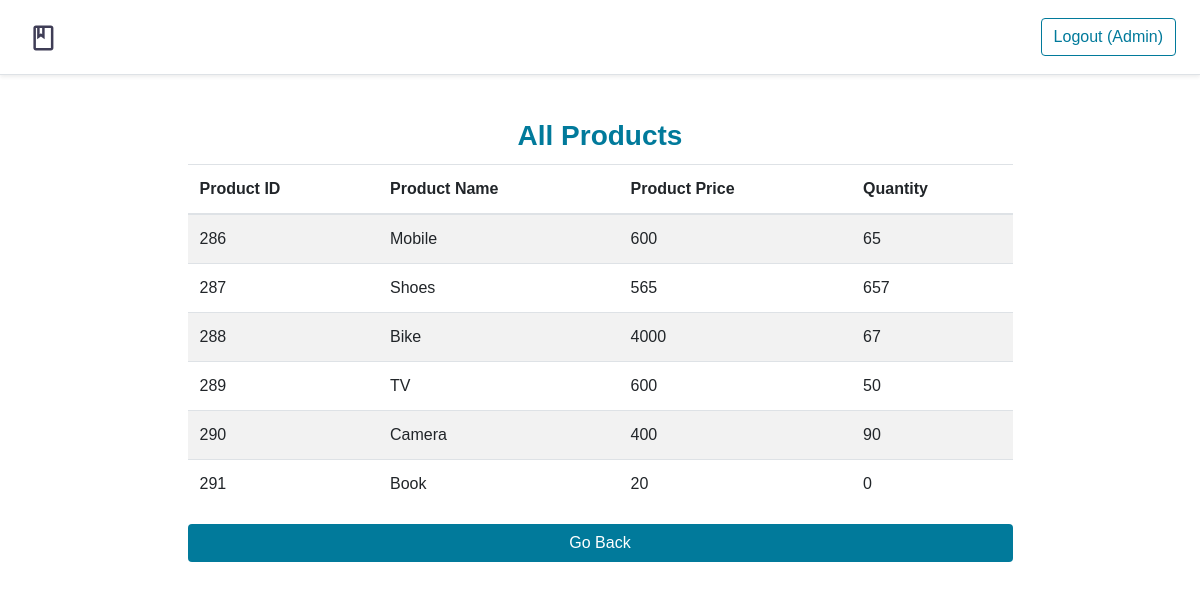
Page /dashboard/view-available-products/ (signed in) on the committed database.
### dashboard/models.py (models this page shows, shortened)
class Available_product_table(models.Model):
    product_name = models.CharField(max_length=50)
    product_price = models.IntegerField()
    product_quantity = models.IntegerField()

### dashboard/views.py (the view)
# urls.py: path('view-available-products/', views.view_available_products, name='view_available_products'),
@login_required
def view_available_products(request):
    all_products = models.Available_product_table.objects.all()
    context = {
        'all_products' : all_products,
        'title' : 'All Products',
        }
    return render(request,'dashboard/view_available_products.html',context=context)

### dashboard/templates/dashboard/view_available_products.html
{% extends 'dashboard/base.html' %}
{% block dashboardcontent %}
    {% if all_products.count > 0 %}
        <table class='table table-striped'>
            <thead>
                <tr>
                    <th scope='col'>Product ID</th>
                    <th scope='col'>Product Name</th>
                    <th scope='col'>Product Price</th>
                    <th scope='col'>Quantity</th>
                </tr>
            </thead>
            <tbody>
                {% for item in all_products %}
                    <tr>
                        <td scope='row'>{{item.id}}</th>
                        <td scope='row'>{{item.product_name}}</td>
                        <td scope='row'>{{item.product_price}}</td>
                        <td scope='row'>{{item.product_quantity}}</td>
                    </tr>
                {% endfor %}
            </tbody>
        </table>
    {% else %}
        <h1 class='text-center'>No Products are thier to view....</h1>
    {% endif %}
    <button class='btn action-btn btn-block' onclick="location.href={% url 'dashboard:dashboard_index' %}">Go Back</button>
{% endblock %}

### dashboard/templates/dashboard/base.html
{% extends 'base.html' %}
{% block content %}
    <div class="container h-100">
        <div class="row align-items-center h-100" >
            <div class="col-9 mx-auto">
                <div class="mt-4">
                    <div class="text-center p-1">
                        <h3 class="theme-color">{{title}}</h3>
                    </div>
                </div>
                {% block dashboardcontent %}
                {% endblock %}
            </div>
        </div>
    </div>
{% endblock %}

### templates/base.html (shortened to what this page needs)
{% load static %}
<!DOCTYPE html>
<html lang="en">
<head>
    <link rel="stylesheet" href="https://cdn.jsdelivr.net/npm/bootstrap@4.6.2/dist/css/bootstrap.min.css">
    <link rel="stylesheet" href="https://cdnjs.cloudflare.com/ajax/libs/font-awesome/6.2.0/css/all.min.css" />
    <link rel="stylesheet" href="{% static 'css/style.css' %}">
</head>
<body>
    <div class="d-flex flex-column flex-md-row align-items-center p-3 px-md-4 mb-3 bg-white border-bottom shadow-sm">
        {% if user.is_authenticated %}
            <a class="navbar-brand my-0 mr-md-auto" href="{% url 'dashboard:dashboard_index' %}">
                <img src="{% static 'img/logo.svg' %}" alt="logo" width="130" height="30" alt="Logo" loading="lazy">
            </a>
            <button class="btn btn-outline logout-btn" onclick="location.href='{% url 'logout' %}'">Logout ({{user.username | capfirst}})</button>
        {% else %}
            <a class="navbar-brand my-0 mr-md-auto" href="{% url 'index' %}">
                <img src="{% static 'img/logo.svg' %}" alt="logo" width="130" height="30" alt="Logo" loading="lazy">
            </a>
            <button class="btn btn-outline logout-btn" onclick="location.href='{% url 'login' %}'">Login</button>
        {% endif %}
    </div>
    {% block content %}
    {% endblock %}
</body>
</html>

### static/css/style.css (style rules this page uses)
* { font-family: 'Poppins', sans-serif; }
.theme-color { color: #017a9b; }
.logout-btn { color: #017a9b; border: 1px solid #017a9b; }
.action-btn { background-color: #017a9b; color: white; }
h1,h2,h3 { font-weight: 700; }

### rows in the picture
Available_product_table: id "286", product_name "Mobile", product_price "600", product_quantity "65"
Available_product_table: id "287", product_name "Shoes", product_price "565", product_quantity "657"
Available_product_table: id "288", product_name "Bike", product_price "4000", product_quantity "67"
Available_product_table: id "289", product_name "TV", product_price "600", product_quantity "50"
Available_product_table: id "290", product_name "Camera", product_price "400", product_quantity "90"
Available_product_table: id "291", product_name "Book", product_price "20", product_quantity "0"

### other values in the picture
{{ user.username | capfirst }} "Admin"
{{ title }} "All Products"
